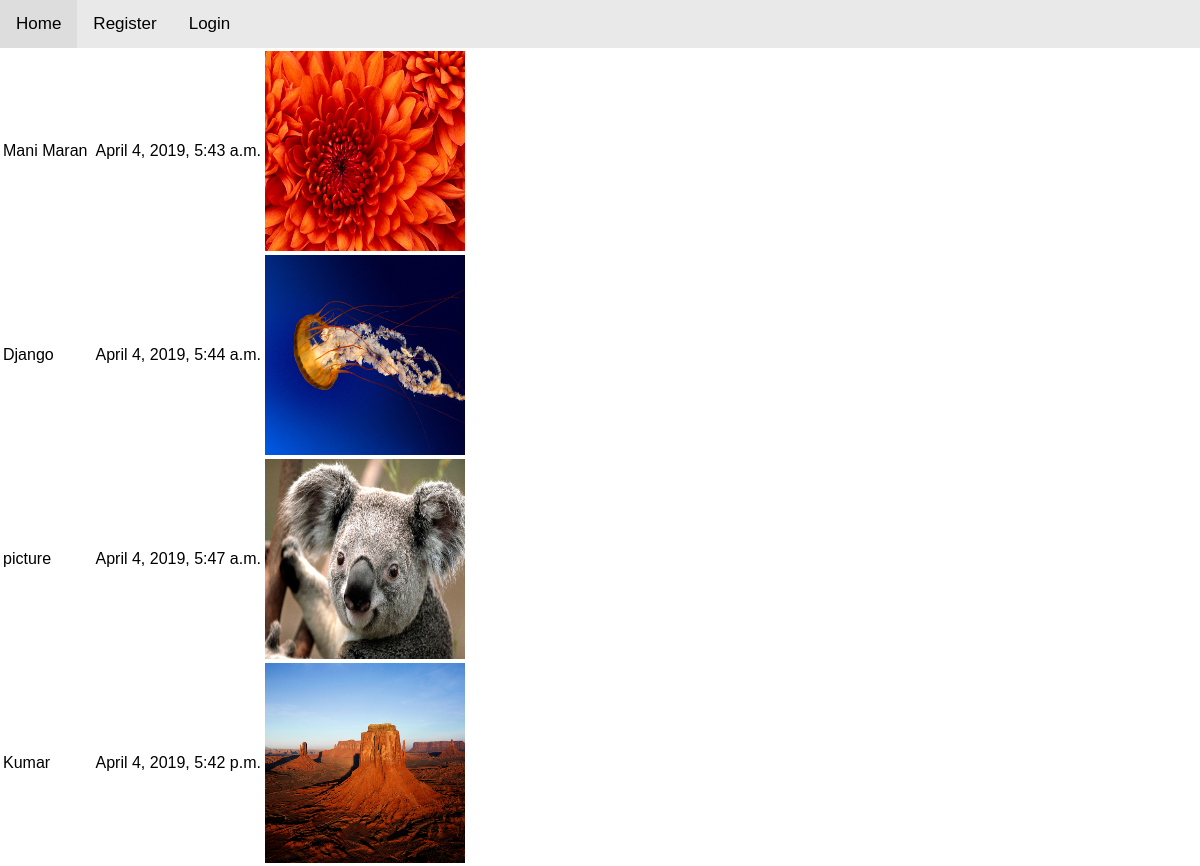
Page /howdy/ on the committed database.
### howdy/models.py (models this page shows, shortened)
class Person(models.Model):
	name = models.CharField(max_length=200)
	datestamp = models.DateTimeField(auto_now_add=True)
	description = models.TextField(max_length=200, blank=True, null=True)
	image = models.FileField(blank=True, upload_to='uploads/')

### howdy/views.py (the view)
# urls.py: path('', views.IndexView.as_view(), name='index'),
class IndexView(generic.ListView):
	template_name ='howdy/index.html'
	context_object_name ='all_name'
	def get_queryset(self):
		return Person.objects.all()

### howdy/templates/howdy/index.html (shortened to what this page needs)
{% extends 'howdy/base.html' %}
{% block body %}
{% if all_name %}
	<table>
	{% for perons_details in all_name %}
		<tr>
		<td>{{ perons_details.name }}</td>
		<td>{{ album.description }}</td>
		<td>{{ perons_details.datestamp }}</td>
		<td><img src="{{ perons_details.image.url }}" width="200" height="200"></td>
		</tr>
	{% endfor %}
	</table>
{% endif %}
{% endblock %}

### howdy/templates/howdy/base.html (shortened to what this page needs)
<html>
    <head>
        {% load staticfiles %}
        <link rel="stylesheet" type="text/css" href="{% static 'howdy/css/style.css' %}">
    </head>
    <body>
<div class="topnav">
  <a href="{% url 'howdy:index' %}">Home</a>
  {% if request.user.is_authenticated %}
    <a href="{% url 'howdy:person_new' %}">Create</a>
    <a href="{% url 'howdy:person_list' %}">List</a>
    <a href="">Hello :- {{user.username}}</a>
    <a href="{% url 'howdy:logout' %}">Logout</a>
  {% else %}
    <a href="{% url 'howdy:register' %}" style="text-align: right;">Register</a>
    <a href="{% url 'howdy:login' %}">Login</a>
  {% endif %}
</div>
{% block body %}{% endblock %}
    </body>
</html>

### howdy/static/howdy/css/style.css (style rules this page uses)
* { box-sizing: border-box; }
body { margin: 0; font-family: Arial, Helvetica, sans-serif; }
.topnav { overflow: hidden; background-color: #e9e9e9; }
.topnav a { float: left; display: block; color: black; text-align: center; padding: 14px 16px; text-decoration: none; font-size: 17px; }

### rows in the picture
Person: name "Mani Maran", datestamp "April 4, 2019, 5:43 a.m.", image (picture)
Person: name "Django", datestamp "April 4, 2019, 5:44 a.m.", image (picture)
Person: name "picture", datestamp "April 4, 2019, 5:47 a.m.", image (picture)
Person: name "Kumar", datestamp "April 4, 2019, 5:42 p.m.", image (picture)
